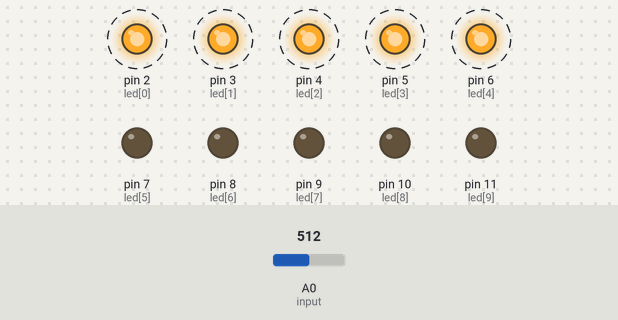
Simulated run of this sketch. Board: Arduino Uno, built with avr-gcc and run on an emulated ATmega328P. On the bench: output pins drawn as LEDs (lit = HIGH). Dashed ring = blinking. The inputs (shaded band) are chosen by the test bench; at power-on: A0 (input) = 512.

Above: at 1.26 s.
1.3 s: A0 (input) set to 557
4.3 s: A0 (input) set to 581
At 4.49 s:
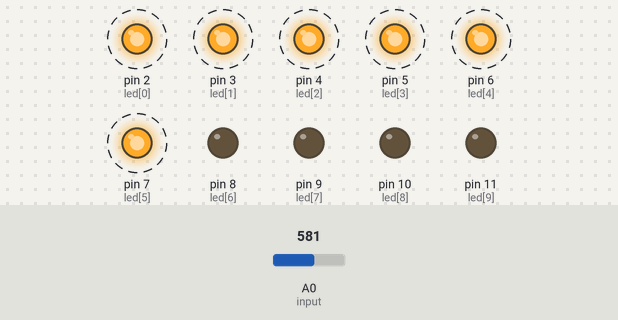
7.3 s: A0 (input) set to 716
At 7.52 s:
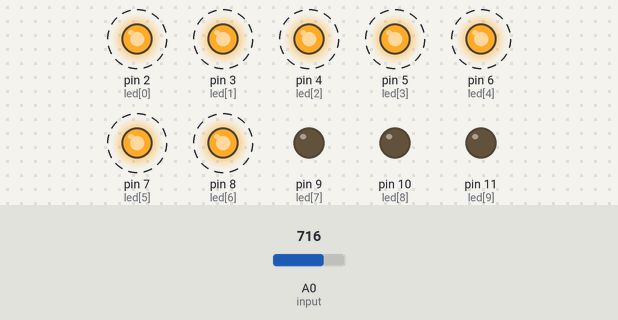
10.3 s: A0 (input) set to 778
13.3 s: A0 (input) set to 814
At 13.38 s:
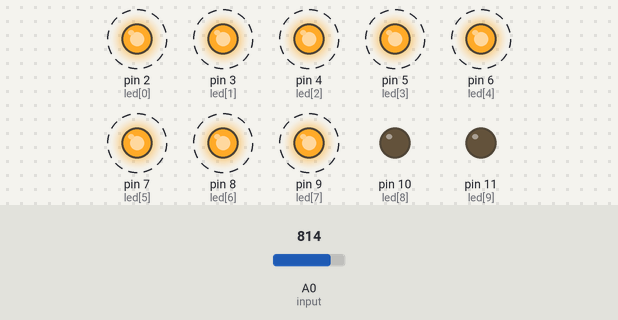
16.3 s: A0 (input) set to 511
At 16.62 s:
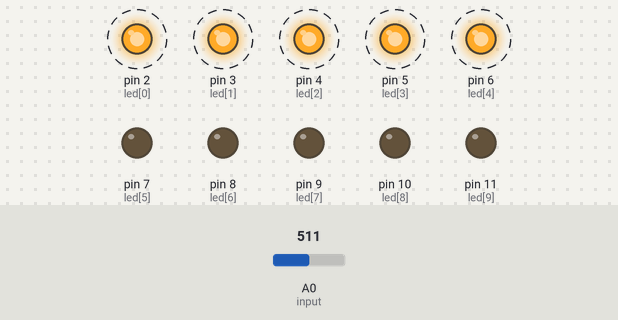
Timing chart, 0 to 20.3 s (numbered marks = the images above; inputs shaded):
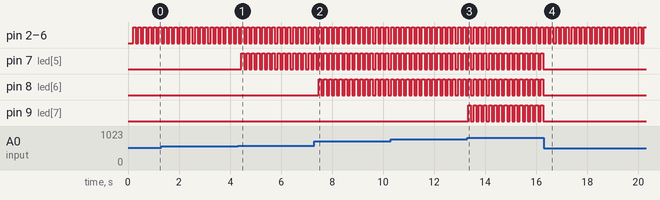

Measured:
- the behaviour switches between 568 and 569 on A0 (input) (found by bisection; images 0 and 1)
- the behaviour switches between 795 and 796 on A0 (input) (found by bisection; images 2 and 3)
- after the input at 4.3 s, pin 7 (led[5]): alternates HIGH for 0.10 s and LOW for 0.10 s, starting after 0.15 s
- after the input at 7.3 s, pin 8 (led[6]): alternates HIGH for 0.10 s and LOW for 0.10 s, starting after 0.18 s
- after the input at 13.3 s, pin 9 (led[7]): alternates HIGH for 0.10 s and LOW for 0.10 s, starting at once
- after the input at 16.3 s, pin 7 (led[5]), pin 8 (led[6]), pin 9 (led[7]): stops changing and stays LOW
- by itself, pin 2 (led[0]), pin 3 (led[1]), pin 4 (led[2]), pin 5 (led[3]), pin 6 (led[4]): alternates HIGH for 0.10 s and LOW for 0.10 s

The sketch:

P24-1_10_LED_ind_voltage_blink.ino
```cpp
/*
*設計Arduino 程式，使用Arduino 板讀取類比電壓值0~5V，並以10 個LED 排閃爍
*顯示對應的類比電壓值，每個LED 代表0.5V 電壓刻度。
*/

#define BLINK_SPEED 100 //ms

const byte input = A0;
const uint8_t led[10] = {2, 3, 4, 5, 6, 7, 8, 9, 10, 11};

int vol_index = 0; //voltage index from 0 to 9
int val = 0; //analogRead value

unsigned long last_blink = 0;
bool led_state = 0;

void setup()
{
	for(int i=0;i<10;i++)
	{
		pinMode(led[i], OUTPUT);
	}
}

void loop()
{
	unsigned long now = millis();

	val = analogRead(input);
	vol_index = map(val, 0, 1023, 0, 9);

	if(now-last_blink > BLINK_SPEED) //每隔固定時間檢查是否超過閃爍的interval
	{
		for(int i=0;i<=vol_index;i++)
		{
			digitalWrite(led[i], led_state);
		}
		for(int i=vol_index+1;i<10;i++)
		{
			digitalWrite(led[i], LOW);
		}
		last_blink = now; //更新最後一次執行時間
		led_state = !led_state; //LED狀態反轉
	}
}
```
